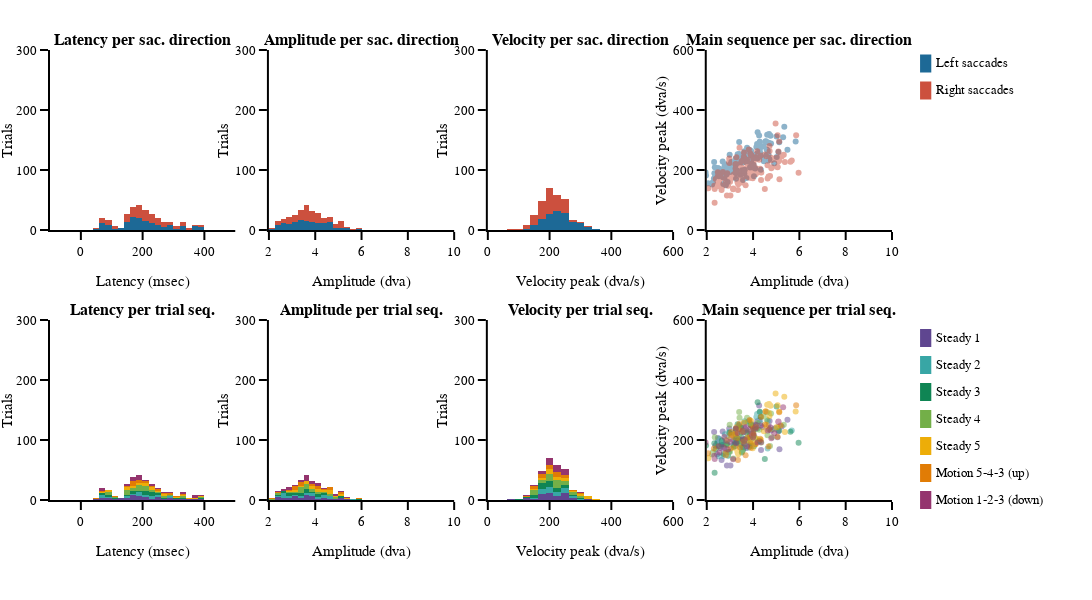

This figure's notebook cell:
### Markdown cell above
#### Saccade parameter graph

### Code cell
# figure specific settings
subplot_titles = ('<b>Latency per sac. direction<b>', '<b>Amplitude per sac. direction<b>', '<b>Velocity per sac. direction<b>', '<b>Main sequence per sac. direction<b>',
                  '<b>Latency per trial seq.<b>', '<b>Amplitude per trial seq.<b>', '<b>Velocity per trial seq.<b>', '<b>Main sequence per trial seq.<b>',)
# subplot settings
rows, cols = 2, 4
leg_mergin = 200
fig_height, fig_width = 600,350*4+leg_mergin
column_widths,row_heights = [1,1,1,1],[1,1]
sb_specs = [[{},{},{},{}],[{},{},{},{}]]
fig = make_subplots(rows=rows, cols=cols, print_grid=False, vertical_spacing=0.2, horizontal_spacing=0.04, 
                    column_widths=column_widths, row_heights=row_heights, subplot_titles=subplot_titles)

x_legend = 1.05
y_legend_step = 0.06
y_legend_sd = 0.97
y_legend_ts = 0.36
rad_leg = 0.04

# Right / Left saccades
# ---------------------
for sd_num, sd in enumerate(sds):
    # plot
    fig.append_trace(go.Histogram(x=df_all.loc[(df_all.main_sac_trial == 1) & (df_all.saccade_direction == sd_num+1)]['sac_lat_trial'], name=sd, marker_color=sd_cols[sd_num], xbins_size = 20),row=1, col=1)
    fig.append_trace(go.Histogram(x=df_all.loc[(df_all.main_sac_trial == 1) & (df_all.saccade_direction == sd_num+1)]['sac_amp_trial'], name=sd, marker_color=sd_cols[sd_num], xbins_size = 0.25),row=1, col=2)
    fig.append_trace(go.Histogram(x=df_all.loc[(df_all.main_sac_trial == 1) & (df_all.saccade_direction == sd_num+1)]['sac_vpeak_trial'], name=sd, marker_color=sd_cols[sd_num], xbins_size = 25),row=1, col=3)
    fig.append_trace(go.Scatter(x=df_all.loc[(df_all.main_sac_trial == 1) & (df_all.saccade_direction == sd_num+1)]['sac_amp_trial'],
                                y=df_all.loc[(df_all.main_sac_trial == 1) & (df_all.saccade_direction == sd_num+1)]['sac_vpeak_trial'],name=sd, mode='markers',marker_color=sd_cols[sd_num],
                                line_width=0, opacity=0.5
                               ),row=1, col=4)
    
    # legend
    fig.add_annotation(xref='paper', yref='paper', x=x_legend, y=y_legend_sd-y_legend_step*sd_num, 
                       text=sd, showarrow=False, font_size = template_specs['axes_font_size'],xanchor = 'left', yanchor='middle')
    fig.add_shape(type='rect',xref='paper', yref='paper', fillcolor=sd_cols[sd_num],line_width=0,
                  x0=x_legend-0.01-rad_leg/6, y0=y_legend_sd-y_legend_step*sd_num-rad_leg/2, 
                  x1=x_legend-0.01+rad_leg/6, y1=y_legend_sd-y_legend_step*sd_num+rad_leg/2)

# Trials sequence
# ---------------
for ts_num, ts in enumerate(tss):
    # plot
    fig.append_trace(go.Histogram(x=df_all.loc[(df_all.main_sac_trial == 1) & (df_all.trial_sequence == ts_num+1)]['sac_lat_trial'], name=ts, marker_color=ts_cols[ts_num], xbins_size = 20),row=2, col=1)
    fig.append_trace(go.Histogram(x=df_all.loc[(df_all.main_sac_trial == 1) & (df_all.trial_sequence == ts_num+1)]['sac_amp_trial'], name=ts, marker_color=ts_cols[ts_num], xbins_size = 0.25),row=2, col=2)
    fig.append_trace(go.Histogram(x=df_all.loc[(df_all.main_sac_trial == 1) & (df_all.trial_sequence == ts_num+1)]['sac_vpeak_trial'], name=ts, marker_color=ts_cols[ts_num], xbins_size = 25),row=2, col=3)
    fig.append_trace(go.Scatter(x=df_all.loc[(df_all.main_sac_trial == 1) & (df_all.trial_sequence == ts_num+1)]['sac_amp_trial'],
                                y=df_all.loc[(df_all.main_sac_trial == 1) & (df_all.trial_sequence == ts_num+1)]['sac_vpeak_trial'],name=ts, mode='markers',marker_color=ts_cols[ts_num],
                                line_width=0, opacity=0.5
                               ),row=2, col=4)
    
    # legend
    fig.add_annotation(xref='paper', yref='paper', x=x_legend, y=y_legend_ts-(y_legend_step*ts_num), 
                       text=ts, showarrow=False, font_size = template_specs['axes_font_size'], xanchor = 'left', yanchor='middle')
    fig.add_shape(type='rect',xref='paper', yref='paper', fillcolor=ts_cols[ts_num],line_width=0,
                  x0=x_legend-0.01-rad_leg/6, y0=y_legend_ts-y_legend_step*ts_num-rad_leg/2, 
                  x1=x_legend-0.01+rad_leg/6, y1=y_legend_ts-y_legend_step*ts_num+rad_leg/2)

# axes settings
for row in np.arange(rows):
    for col in np.arange(cols):
        fig.update_xaxes(visible=True, ticklen=8, linewidth=template_specs['axes_width'], row=row+1, col=col+1)
        fig.update_yaxes(visible=True, ticklen=8, linewidth=template_specs['axes_width'], range=[0,300], title='Trials',row=row+1, col=col+1)

fig.layout.update(xaxis_range =[-100,500],  xaxis5_range=[-100,500], 
                  xaxis2_range=[2,10],   xaxis6_range=[2,10],
                  xaxis3_range=[0,600],  xaxis7_range=[0,600],
                  xaxis4_range=[2,10],   xaxis8_range=[2,10],
                  yaxis4_range=[0,600],  yaxis8_range=[0,600],    
                  xaxis_title ='Latency (msec)',        xaxis5_title='Latency (msec)',
                  xaxis2_title='Amplitude (dva)',       xaxis6_title='Amplitude (dva)',
                  xaxis3_title='Velocity peak (dva/s)', xaxis7_title='Velocity peak (dva/s)',
                  xaxis4_title='Amplitude (dva)',       xaxis8_title='Amplitude (dva)',
                  yaxis4_title='Velocity peak (dva/s)', yaxis8_title='Velocity peak (dva/s)',
                 )
    
# Save figure
fig.layout.update(template=fig_template, width=fig_width, height=fig_height, margin_l=50, margin_r=leg_mergin, margin_t=50, margin_b=100, barmode='stack', showlegend=False)
fig.show()
if not os.path.exists(fig_dir):os.mkdir(fig_dir)    
fig.write_image('{}/{}_saccade_dist.pdf'.format(fig_dir, subject))

### Figure 1 — Plotly figure (JSON) as saved in the notebook; plotly's stock layout.template omitted (floating-point values rounded to 4 significant figures; data arrays with more than 128 entries replaced by an {"elided": "..."} marker saying what was removed)
{"data": [{"marker": {"color": "rgb(29, 105, 150)"}, "name": "Left saccades", "type": "histogram", "x": {"elided": "147 int values"}, "xaxis": "x", "xbins": {"size": 20}, "yaxis": "y"}, {"marker": {"color": "rgb(29, 105, 150)"}, "name": "Left saccades", "type": "histogram", "x": {"elided": "147 float values"}, "xaxis": "x2", "xbins": {"size": 0.25}, "yaxis": "y2"}, {"marker": {"color": "rgb(29, 105, 150)"}, "name": "Left saccades", "type": "histogram", "x": {"elided": "147 float values"}, "xaxis": "x3", "xbins": {"size": 25}, "yaxis": "y3"}, {"line": {"width": 0}, "marker": {"color": "rgb(29, 105, 150)"}, "mode": "markers", "name": "Left saccades", "opacity": 0.5, "type": "scatter", "x": {"elided": "147 float values"}, "xaxis": "x4", "y": {"elided": "147 float values"}, "yaxis": "y4"}, {"marker": {"color": "rgb(204, 80, 62)"}, "name": "Right saccades", "type": "histogram", "x": {"elided": "157 int values"}, "xaxis": "x", "xbins": {"size": 20}, "yaxis": "y"}, {"marker": {"color": "rgb(204, 80, 62)"}, "name": "Right saccades", "type": "histogram", "x": {"elided": "157 float values"}, "xaxis": "x2", "xbins": {"size": 0.25}, "yaxis": "y2"}, {"marker": {"color": "rgb(204, 80, 62)"}, "name": "Right saccades", "type": "histogram", "x": {"elided": "157 float values"}, "xaxis": "x3", "xbins": {"size": 25}, "yaxis": "y3"}, {"line": {"width": 0}, "marker": {"color": "rgb(204, 80, 62)"}, "mode": "markers", "name": "Right saccades", "opacity": 0.5, "type": "scatter", "x": {"elided": "157 float values"}, "xaxis": "x4", "y": {"elided": "157 float values"}, "yaxis": "y4"}, {"marker": {"color": "rgb(95, 70, 144)"}, "name": "Steady 1", "type": "histogram", "x": [343, 201, 148, 167, 171, 193, 213, 297, 86, 296, 339, 177, 180, 258, 190, 151, 255, 264, 89, 234, 206, 181, 377, 73, 75, 136, 173, 301, 228, 178, 381, 245, 193, 248, 158, 208, 91, 137, 206, 175, 115, 280, 163, 251, 171, 109, 189, 80, 53, 128, 70], "xaxis": "x5", "xbins": {"size": 20}, "yaxis": "y5"}, {"marker": {"color": "rgb(95, 70, 144)"}, "name": "Steady 1", "type": "histogram", "x": [3.622, 5.093, 4.772, 4.178, 3.599, 5.235, 4.261, 5.055, 4.949, 3.2, 5.139, 2.449, 2.319, 2.687, 3.558, 4.288, 3.852, 4.714, 3.976, 4.344, 3.817, 3.261, 5.485, 3.713, 3.569, 3.645, 3.865, 2.373, 3.075, 2.451, 2.612, 2.766, 3.22, 2.872, 3.876, 2.676, 1.863, 4.669, 3.087, 2.479, 3.959, 3.301, 3.521, 3.022, 2.64, 1.235, 3.036, 4.411, 2.971, 3.389, 3.713], "xaxis": "x6", "xbins": {"size": 0.25}, "yaxis": "y6"}, {"marker": {"color": "rgb(95, 70, 144)"}, "name": "Steady 1", "type": "histogram", "x": [240.4, 229.3, 231.9, 262.3, 243.0, 245.1, 315.3, 208.9, 239.2, 193.0, 169.3, 152.7, 226.8, 228.0, 243.8, 266.4, 179.0, 263.6, 251.4, 166.3, 262.8, 193.3, 267.1, 234.4, 175.8, 256.8, 221.1, 181.0, 219.6, 191.1, 172.8, 173.2, 178.8, 115.2, 208.3, 183.7, 119.7, 249.8, 204.1, 206.9, 246.9, 198.1, 199.6, 114.7, 133.0, 69.52, 204.3, 242.8, 238.2, 197.0, 173.6], "xaxis": "x7", "xbins": {"size": 25}, "yaxis": "y7"}, {"line": {"width": 0}, "marker": {"color": "rgb(95, 70, 144)"}, "mode": "markers", "name": "Steady 1", "opacity": 0.5, "type": "scatter", "x": [3.622, 5.093, 4.772, 4.178, 3.599, 5.235, 4.261, 5.055, 4.949, 3.2, 5.139, 2.449, 2.319, 2.687, 3.558, 4.288, 3.852, 4.714, 3.976, 4.344, 3.817, 3.261, 5.485, 3.713, 3.569, 3.645, 3.865, 2.373, 3.075, 2.451, 2.612, 2.766, 3.22, 2.872, 3.876, 2.676, 1.863, 4.669, 3.087, 2.479, 3.959, 3.301, 3.521, 3.022, 2.64, 1.235, 3.036, 4.411, 2.971, 3.389, 3.713], "xaxis": "x8", "y": [240.4, 229.3, 231.9, 262.3, 243.0, 245.1, 315.3, 208.9, 239.2, 193.0, 169.3, 152.7, 226.8, 228.0, 243.8, 266.4, 179.0, 263.6, 251.4, 166.3, 262.8, 193.3, 267.1, 234.4, 175.8, 256.8, 221.1, 181.0, 219.6, 191.1, 172.8, 173.2, 178.8, 115.2, 208.3, 183.7, 119.7, 249.8, 204.1, 206.9, 246.9, 198.1, 199.6, 114.7, 133.0, 69.52, 204.3, 242.8, 238.2, 197.0, 173.6], "yaxis": "y8"}, {"marker": {"color": "rgb(56, 166, 165)"}, "name": "Steady 2", "type": "histogram", "x": [215, 72, 297, 304, 244, 158, 334, 160, 390, 156, 223, 145, 187, 257, 206, 210, 252, 287, 188, 241, 194, 79, 233, 64, 193, 189, 226, 213, 135, 64, 285, 162, 60, 199, 90, 185, 56, 223, 182, 148, 77], "xaxis": "x5", "xbins": {"size": 20}, "yaxis": "y5"}, {"marker": {"color": "rgb(56, 166, 165)"}, "name": "Steady 2", "type": "histogram", "x": [2.695, 5.671, 2.784, 2.882, 3.879, 4.142, 4.636, 4.293, 3.403, 3.516, 2.506, 4.595, 4.173, 4.217, 2.622, 3.303, 2.535, 2.48, 3.293, 2.872, 3.817, 4.628, 2.504, 3.627, 4.28, 3.627, 4.268, 3.105, 3.992, 2.605, 1.208, 2.694, 4.703, 4.312, 4.085, 3.887, 3.134, 1.869, 3.771, 2.966, 2.63], "xaxis": "x6", "xbins": {"size": 0.25}, "yaxis": "y6"}, {"marker": {"color": "rgb(56, 166, 165)"}, "name": "Steady 2", "type": "histogram", "x": [193.6, 231.3, 218.8, 188.8, 255.3, 277.0, 264.4, 292.6, 249.2, 208.3, 146.1, 292.7, 286.5, 195.3, 185.1, 208.4, 204.5, 192.9, 191.9, 213.6, 175.4, 171.3, 183.1, 187.6, 197.3, 262.4, 256.7, 224.2, 248.8, 178.6, 138.1, 146.7, 235.5, 256.8, 242.0, 250.6, 183.0, 186.2, 185.2, 227.1, 197.2], "xaxis": "x7", "xbins": {"size": 25}, "yaxis": "y7"}, {"line": {"width": 0}, "marker": {"color": "rgb(56, 166, 165)"}, "mode": "markers", "name": "Steady 2", "opacity": 0.5, "type": "scatter", "x": [2.695, 5.671, 2.784, 2.882, 3.879, 4.142, 4.636, 4.293, 3.403, 3.516, 2.506, 4.595, 4.173, 4.217, 2.622, 3.303, 2.535, 2.48, 3.293, 2.872, 3.817, 4.628, 2.504, 3.627, 4.28, 3.627, 4.268, 3.105, 3.992, 2.605, 1.208, 2.694, 4.703, 4.312, 4.085, 3.887, 3.134, 1.869, 3.771, 2.966, 2.63], "xaxis": "x8", "y": [193.6, 231.3, 218.8, 188.8, 255.3, 277.0, 264.4, 292.6, 249.2, 208.3, 146.1, 292.7, 286.5, 195.3, 185.1, 208.4, 204.5, 192.9, 191.9, 213.6, 175.4, 171.3, 183.1, 187.6, 197.3, 262.4, 256.7, 224.2, 248.8, 178.6, 138.1, 146.7, 235.5, 256.8, 242.0, 250.6, 183.0, 186.2, 185.2, 227.1, 197.2], "yaxis": "y8"}, {"marker": {"color": "rgb(15, 133, 84)"}, "name": "Steady 3", "type": "histogram", "x": [233, 220, 214, 349, 233, 362, 317, 243, 226, 274, 337, 399, 231, 285, 186, 210, 71, 263, 337, 275, 218, 67, 163, 80, 96, 229, 160, 204, 102, 113, 163, 389, 204, 200, 148, 169, 149, 162, 88, 256, 226, 85, 223], "xaxis": "x5", "xbins": {"size": 20}, "yaxis": "y5"}, {"marker": {"color": "rgb(15, 133, 84)"}, "name": "Steady 3", "type": "histogram", "x": [3.334, 5.127, 2.639, 3.908, 3.749, 1.199, 4.197, 3.498, 2.975, 5.613, 5.966, 3.154, 3.398, 4.186, 4.288, 3.474, 4.277, 2.715, 1.968, 4.044, 3.953, 4.038, 3.655, 3.245, 3.246, 2.662, 3.716, 3.515, 2.386, 2.922, 2.866, 2.329, 3.501, 3.457, 4.508, 2.339, 2.958, 4.325, 3.231, 3.613, 5.013, 3.565, 4.028], "xaxis": "x6", "xbins": {"size": 0.25}, "yaxis": "y6"}, {"marker": {"color": "rgb(15, 133, 84)"}, "name": "Steady 3", "type": "histogram", "x": [252.9, 231.0, 185.0, 249.7, 205.9, 154.6, 326.2, 224.8, 223.5, 227.1, 191.1, 176.3, 202.2, 238.0, 294.2, 240.9, 196.8, 153.1, 181.9, 234.0, 181.2, 178.8, 203.2, 204.9, 237.8, 199.3, 224.3, 158.3, 170.0, 147.2, 185.6, 189.3, 173.6, 185.6, 136.7, 90.87, 159.7, 276.6, 189.8, 197.5, 312.1, 167.0, 213.8], "xaxis": "x7", "xbins": {"size": 25}, "yaxis": "y7"}, {"line": {"width": 0}, "marker": {"color": "rgb(15, 133, 84)"}, "mode": "markers", "name": "Steady 3", "opacity": 0.5, "type": "scatter", "x": [3.334, 5.127, 2.639, 3.908, 3.749, 1.199, 4.197, 3.498, 2.975, 5.613, 5.966, 3.154, 3.398, 4.186, 4.288, 3.474, 4.277, 2.715, 1.968, 4.044, 3.953, 4.038, 3.655, 3.245, 3.246, 2.662, 3.716, 3.515, 2.386, 2.922, 2.866, 2.329, 3.501, 3.457, 4.508, 2.339, 2.958, 4.325, 3.231, 3.613, 5.013, 3.565, 4.028], "xaxis": "x8", "y": [252.9, 231.0, 185.0, 249.7, 205.9, 154.6, 326.2, 224.8, 223.5, 227.1, 191.1, 176.3, 202.2, 238.0, 294.2, 240.9, 196.8, 153.1, 181.9, 234.0, 181.2, 178.8, 203.2, 204.9, 237.8, 199.3, 224.3, 158.3, 170.0, 147.2, 185.6, 189.3, 173.6, 185.6, 136.7, 90.87, 159.7, 276.6, 189.8, 197.5, 312.1, 167.0, 213.8], "yaxis": "y8"}, {"marker": {"color": "rgb(115, 175, 72)"}, "name": "Steady 4", "type": "histogram", "x": [223, 200, 208, 151, 140, 171, 277, 210, 206, 170, 388, 184, 249, 205, 278, 254, 218, 260, 190, 152, 338, 80, 183, 184, 215, 150, 315, 294, 146, 192, 183, 166, 226, 171, 181, 323, 188, 146, 212, 76, 81, 186, 208, 91, 178, 195, 87, 145, 118], "xaxis": "x5", "xbins": {"size": 20}, "yaxis": "y5"}, {"marker": {"color": "rgb(115, 175, 72)"}, "name": "Steady 4", "type": "histogram", "x": [4.008, 5.073, 3.415, 3.741, 4.266, 3.524, 5.327, 4.355, 4.198, 4.451, 3.461, 3.936, 4.818, 3.608, 3.585, 2.474, 3.768, 3.4, 3.4, 2.902, 4.733, 4.623, 3.252, 2.262, 2.866, 4.095, 4.006, 3.779, 3.883, 3.573, 3.534, 3.147, 3.423, 3.269, 3.428, 3.398, 3.506, 4.586, 2.347, 3.461, 2.231, 1.513, 3.622, 3.006, 2.989, 3.82, 3.622, 4.888, 4.776], "xaxis": "x6", "xbins": {"size": 0.25}, "yaxis": "y6"}, {"marker": {"color": "rgb(115, 175, 72)"}, "name": "Steady 4", "type": "histogram", "x": [225.2, 241.9, 274.5, 273.8, 234.4, 161.9, 251.0, 191.9, 256.5, 279.5, 240.5, 203.2, 208.9, 187.7, 192.0, 177.9, 228.7, 198.3, 293.5, 159.8, 179.8, 216.2, 219.8, 159.3, 182.9, 205.1, 236.7, 261.2, 192.8, 229.9, 187.9, 138.0, 218.8, 234.9, 190.2, 237.1, 228.9, 267.9, 209.3, 184.6, 151.4, 145.2, 184.5, 160.8, 250.7, 268.1, 229.5, 235.5, 288.4], "xaxis": "x7", "xbins": {"size": 25}, "yaxis": "y7"}, {"line": {"width": 0}, "marker": {"color": "rgb(115, 175, 72)"}, "mode": "markers", "name": "Steady 4", "opacity": 0.5, "type": "scatter", "x": [4.008, 5.073, 3.415, 3.741, 4.266, 3.524, 5.327, 4.355, 4.198, 4.451, 3.461, 3.936, 4.818, 3.608, 3.585, 2.474, 3.768, 3.4, 3.4, 2.902, 4.733, 4.623, 3.252, 2.262, 2.866, 4.095, 4.006, 3.779, 3.883, 3.573, 3.534, 3.147, 3.423, 3.269, 3.428, 3.398, 3.506, 4.586, 2.347, 3.461, 2.231, 1.513, 3.622, 3.006, 2.989, 3.82, 3.622, 4.888, 4.776], "xaxis": "x8", "y": [225.2, 241.9, 274.5, 273.8, 234.4, 161.9, 251.0, 191.9, 256.5, 279.5, 240.5, 203.2, 208.9, 187.7, 192.0, 177.9, 228.7, 198.3, 293.5, 159.8, 179.8, 216.2, 219.8, 159.3, 182.9, 205.1, 236.7, 261.2, 192.8, 229.9, 187.9, 138.0, 218.8, 234.9, 190.2, 237.1, 228.9, 267.9, 209.3, 184.6, 151.4, 145.2, 184.5, 160.8, 250.7, 268.1, 229.5, 235.5, 288.4], "yaxis": "y8"}, {"marker": {"color": "rgb(237, 173, 8)"}, "name": "Steady 5", "type": "histogram", "x": [232, 196, 256, 369, 63, 266, 352, 231, 392, 325, 212, 280, 200, 196, 334, 179, 308, 247, 265, 237, 170, 219, 157, 211, 327, 366, 268, 145, 237, 186, 159, 154, 92, 229, 158, 147, 172, 82, 87], "xaxis": "x5", "xbins": {"size": 20}, "yaxis": "y5"}, {"marker": {"color": "rgb(237, 173, 8)"}, "name": "Steady 5", "type": "histogram", "x": [4.711, 5.06, 4.609, 4.585, 4.001, 3.925, 5.128, 4.972, 4.757, 3.876, 5.373, 4.574, 3.683, 5.349, 4.69, 4.555, 3.964, 3.094, 5.839, 4.337, 4.167, 4.126, 5.021, 4.678, 3.579, 4.465, 4.054, 3.329, 4.092, 3.187, 3.528, 2.071, 3.359, 3.262, 2.89, 3.985, 3.24, 3.606, 3.917], "xaxis": "x6", "xbins": {"size": 0.25}, "yaxis": "y6"}, {"marker": {"color": "rgb(237, 173, 8)"}, "name": "Steady 5", "type": "histogram", "x": [280.0, 316.2, 317.9, 251.1, 216.0, 248.7, 295.2, 354.9, 314.6, 210.2, 226.5, 245.4, 199.0, 344.4, 319.9, 295.5, 194.0, 217.1, 295.3, 200.8, 200.5, 206.2, 243.6, 290.9, 194.9, 229.0, 205.6, 158.8, 186.0, 174.9, 228.8, 138.9, 152.7, 171.1, 201.2, 172.3, 222.1, 258.3, 263.7], "xaxis": "x7", "xbins": {"size": 25}, "yaxis": "y7"}, {"line": {"width": 0}, "marker": {"color": "rgb(237, 173, 8)"}, "mode": "markers", "name": "Steady 5", "opacity": 0.5, "type": "scatter", "x": [4.711, 5.06, 4.609, 4.585, 4.001, 3.925, 5.128, 4.972, 4.757, 3.876, 5.373, 4.574, 3.683, 5.349, 4.69, 4.555, 3.964, 3.094, 5.839, 4.337, 4.167, 4.126, 5.021, 4.678, 3.579, 4.465, 4.054, 3.329, 4.092, 3.187, 3.528, 2.071, 3.359, 3.262, 2.89, 3.985, 3.24, 3.606, 3.917], "xaxis": "x8", "y": [280.0, 316.2, 317.9, 251.1, 216.0, 248.7, 295.2, 354.9, 314.6, 210.2, 226.5, 245.4, 199.0, 344.4, 319.9, 295.5, 194.0, 217.1, 295.3, 200.8, 200.5, 206.2, 243.6, 290.9, 194.9, 229.0, 205.6, 158.8, 186.0, 174.9, 228.8, 138.9, 152.7, 171.1, 201.2, 172.3, 222.1, 258.3, 263.7], "yaxis": "y8"}, {"marker": {"color": "rgb(225, 124, 5)"}, "name": "Motion 5-4-3 (up)", "type": "histogram", "x": [280, 61, 399, 231, 295, 191, 192, 183, 179, 313, 182, 326, 268, 162, 174, 178, 168, 181, 225, 118, 238, 289, 262, 173, 203, 166, 213, 209, 205, 156, 177, 240, 250, 192, 73, 242, 53], "xaxis": "x5", "xbins": {"size": 20}, "yaxis": "y5"}, {"marker": {"color": "rgb(225, 124, 5)"}, "name": "Motion 5-4-3 (up)", "type": "histogram", "x": [4.013, 5.861, 5.192, 2.056, 3.309, 3.401, 4.533, 4.347, 4.515, 5.057, 4.122, 4.305, 25.86, 4.105, 3.278, 3.236, 3.021, 3.899, 3.435, 3.242, 4.669, 4.694, 3.059, 3.155, 3.759, 2.821, 3.678, 3.883, 3.389, 2.822, 1.826, 2.309, 3.348, 3.029, 3.853, 4.003, 5.132], "xaxis": "x6", "xbins": {"size": 0.25}, "yaxis": "y6"}, {"marker": {"color": "rgb(225, 124, 5)"}, "name": "Motion 5-4-3 (up)", "type": "histogram", "x": [221.5, 315.8, 248.5, 155.6, 205.4, 253.1, 294.9, 277.3, 252.0, 210.7, 242.9, 204.1, 7100.0, 185.8, 242.5, 213.1, 218.4, 174.2, 174.8, 218.7, 178.7, 235.0, 226.8, 210.0, 208.6, 156.3, 148.9, 188.9, 236.2, 149.3, 134.5, 171.5, 133.1, 172.0, 267.0, 239.2, 292.6], "xaxis": "x7", "xbins": {"size": 25}, "yaxis": "y7"}, {"line": {"width": 0}, "marker": {"color": "rgb(225, 124, 5)"}, "mode": "markers", "name": "Motion 5-4-3 (up)", "opacity": 0.5, "type": "scatter", "x": [4.013, 5.861, 5.192, 2.056, 3.309, 3.401, 4.533, 4.347, 4.515, 5.057, 4.122, 4.305, 25.86, 4.105, 3.278, 3.236, 3.021, 3.899, 3.435, 3.242, 4.669, 4.694, 3.059, 3.155, 3.759, 2.821, 3.678, 3.883, 3.389, 2.822, 1.826, 2.309, 3.348, 3.029, 3.853, 4.003, 5.132], "xaxis": "x8", "y": [221.5, 315.8, 248.5, 155.6, 205.4, 253.1, 294.9, 277.3, 252.0, 210.7, 242.9, 204.1, 7100.0, 185.8, 242.5, 213.1, 218.4, 174.2, 174.8, 218.7, 178.7, 235.0, 226.8, 210.0, 208.6, 156.3, 148.9, 188.9, 236.2, 149.3, 134.5, 171.5, 133.1, 172.0, 267.0, 239.2, 292.6], "yaxis": "y8"}, {"marker": {"color": "rgb(148, 52, 110)"}, "name": "Motion 1-2-3 (down)", "type": "histogram", "x": [367, 187, 154, 253, 86, 197, 398, 198, 284, 215, 252, 309, 329, 161, 366, 153, 234, 372, 342, 197, 149, 63, 201, 195, 190, 324, 331, 174, 165, 162, 190, 267, 289, 64, 172, 153, 79, 170, 72, 73, 368, 162, 232, 163], "xaxis": "x5", "xbins": {"size": 20}, "yaxis": "y5"}, {"marker": {"color": "rgb(148, 52, 110)"}, "name": "Motion 1-2-3 (down)", "type": "histogram", "x": [4.757, 3.677, 2.343, 4.333, 3.818, 4.166, 5.299, 4.114, 3.616, 2.914, 3.946, 3.555, 4.064, 3.591, 5.095, 4.34, 3.735, 1.949, 2.811, 3.74, 3.999, 4.914, 2.84, 4.631, 4.023, 3.56, 2.759, 2.545, 3.928, 5.094, 4.193, 3.254, 3.643, 3.138, 3.008, 2.323, 3.263, 4.789, 2.7, 3.622, 2.517, 3.333, 1.639, 4.129], "xaxis": "x6", "xbins": {"size": 0.25}, "yaxis": "y6"}, {"marker": {"color": "rgb(148, 52, 110)"}, "name": "Motion 1-2-3 (down)", "type": "histogram", "x": [241.7, 242.3, 136.8, 248.1, 236.7, 246.6, 308.8, 238.1, 188.5, 168.6, 216.4, 202.6, 238.1, 226.1, 261.5, 192.4, 179.5, 191.9, 171.1, 233.9, 208.5, 222.2, 197.9, 232.0, 216.8, 231.9, 209.7, 158.3, 224.2, 260.3, 191.6, 237.3, 200.8, 135.7, 193.3, 147.4, 189.2, 205.6, 175.6, 230.2, 179.4, 223.5, 173.4, 250.4], "xaxis": "x7", "xbins": {"size": 25}, "yaxis": "y7"}, {"line": {"width": 0}, "marker": {"color": "rgb(148, 52, 110)"}, "mode": "markers", "name": "Motion 1-2-3 (down)", "opacity": 0.5, "type": "scatter", "x": [4.757, 3.677, 2.343, 4.333, 3.818, 4.166, 5.299, 4.114, 3.616, 2.914, 3.946, 3.555, 4.064, 3.591, 5.095, 4.34, 3.735, 1.949, 2.811, 3.74, 3.999, 4.914, 2.84, 4.631, 4.023, 3.56, 2.759, 2.545, 3.928, 5.094, 4.193, 3.254, 3.643, 3.138, 3.008, 2.323, 3.263, 4.789, 2.7, 3.622, 2.517, 3.333, 1.639, 4.129], "xaxis": "x8", "y": [241.7, 242.3, 136.8, 248.1, 236.7, 246.6, 308.8, 238.1, 188.5, 168.6, 216.4, 202.6, 238.1, 226.1, 261.5, 192.4, 179.5, 191.9, 171.1, 233.9, 208.5, 222.2, 197.9, 232.0, 216.8, 231.9, 209.7, 158.3, 224.2, 260.3, 191.6, 237.3, 200.8, 135.7, 193.3, 147.4, 189.2, 205.6, 175.6, 230.2, 179.4, 223.5, 173.4, 250.4], "yaxis": "y8"}], "layout": {"annotations": [{"font": {"size": 16}, "showarrow": false, "text": "<b>Latency per sac. direction<b>", "x": 0.11, "xanchor": "center", "xref": "paper", "y": 1, "yanchor": "bottom", "yref": "paper"}, {"font": {"size": 16}, "showarrow": false, "text": "<b>Amplitude per sac. direction<b>", "x": 0.37, "xanchor": "center", "xref": "paper", "y": 1, "yanchor": "bottom", "yref": "paper"}, {"font": {"size": 16}, "showarrow": false, "text": "<b>Velocity per sac. direction<b>", "x": 0.63, "xanchor": "center", "xref": "paper", "y": 1, "yanchor": "bottom", "yref": "paper"}, {"font": {"size": 16}, "showarrow": false, "text": "<b>Main sequence per sac. direction<b>", "x": 0.89, "xanchor": "center", "xref": "paper", "y": 1, "yanchor": "bottom", "yref": "paper"}, {"font": {"size": 16}, "showarrow": false, "text": "<b>Latency per trial seq.<b>", "x": 0.11, "xanchor": "center", "xref": "paper", "y": 0.4, "yanchor": "bottom", "yref": "paper"}, {"font": {"size": 16}, "showarrow": false, "text": "<b>Amplitude per trial seq.<b>", "x": 0.37, "xanchor": "center", "xref": "paper", "y": 0.4, "yanchor": "bottom", "yref": "paper"}, {"font": {"size": 16}, "showarrow": false, "text": "<b>Velocity per trial seq.<b>", "x": 0.63, "xanchor": "center", "xref": "paper", "y": 0.4, "yanchor": "bottom", "yref": "paper"}, {"font": {"size": 16}, "showarrow": false, "text": "<b>Main sequence per trial seq.<b>", "x": 0.89, "xanchor": "center", "xref": "paper", "y": 0.4, "yanchor": "bottom", "yref": "paper"}, {"font": {"size": 13}, "showarrow": false, "text": "Left saccades", "x": 1.05, "xanchor": "left", "xref": "paper", "y": 0.97, "yanchor": "middle", "yref": "paper"}, {"font": {"size": 13}, "showarrow": false, "text": "Right saccades", "x": 1.05, "xanchor": "left", "xref": "paper", "y": 0.91, "yanchor": "middle", "yref": "paper"}, {"font": {"size": 13}, "showarrow": false, "text": "Steady 1", "x": 1.05, "xanchor": "left", "xref": "paper", "y": 0.36, "yanchor": "middle", "yref": "paper"}, {"font": {"size": 13}, "showarrow": false, "text": "Steady 2", "x": 1.05, "xanchor": "left", "xref": "paper", "y": 0.3, "yanchor": "middle", "yref": "paper"}, {"font": {"size": 13}, "showarrow": false, "text": "Steady 3", "x": 1.05, "xanchor": "left", "xref": "paper", "y": 0.24, "yanchor": "middle", "yref": "paper"}, {"font": {"size": 13}, "showarrow": false, "text": "Steady 4", "x": 1.05, "xanchor": "left", "xref": "paper", "y": 0.18, "yanchor": "middle", "yref": "paper"}, {"font": {"size": 13}, "showarrow": false, "text": "Steady 5", "x": 1.05, "xanchor": "left", "xref": "paper", "y": 0.12, "yanchor": "middle", "yref": "paper"}, {"font": {"size": 13}, "showarrow": false, "text": "Motion 5-4-3 (up)", "x": 1.05, "xanchor": "left", "xref": "paper", "y": 0.06, "yanchor": "middle", "yref": "paper"}, {"font": {"size": 13}, "showarrow": false, "text": "Motion 1-2-3 (down)", "x": 1.05, "xanchor": "left", "xref": "paper", "y": 0, "yanchor": "middle", "yref": "paper"}], "barmode": "stack", "height": 600, "margin": {"b": 100, "l": 50, "r": 200, "t": 50}, "shapes": [{"fillcolor": "rgb(29, 105, 150)", "line": {"width": 0}, "type": "rect", "x0": 1.033, "x1": 1.047, "xref": "paper", "y0": 0.95, "y1": 0.99, "yref": "paper"}, {"fillcolor": "rgb(204, 80, 62)", "line": {"width": 0}, "type": "rect", "x0": 1.033, "x1": 1.047, "xref": "paper", "y0": 0.89, "y1": 0.93, "yref": "paper"}, {"fillcolor": "rgb(95, 70, 144)", "line": {"width": 0}, "type": "rect", "x0": 1.033, "x1": 1.047, "xref": "paper", "y0": 0.34, "y1": 0.38, "yref": "paper"}, {"fillcolor": "rgb(56, 166, 165)", "line": {"width": 0}, "type": "rect", "x0": 1.033, "x1": 1.047, "xref": "paper", "y0": 0.28, "y1": 0.32, "yref": "paper"}, {"fillcolor": "rgb(15, 133, 84)", "line": {"width": 0}, "type": "rect", "x0": 1.033, "x1": 1.047, "xref": "paper", "y0": 0.22, "y1": 0.26, "yref": "paper"}, {"fillcolor": "rgb(115, 175, 72)", "line": {"width": 0}, "type": "rect", "x0": 1.033, "x1": 1.047, "xref": "paper", "y0": 0.16, "y1": 0.2, "yref": "paper"}, {"fillcolor": "rgb(237, 173, 8)", "line": {"width": 0}, "type": "rect", "x0": 1.033, "x1": 1.047, "xref": "paper", "y0": 0.1, "y1": 0.14, "yref": "paper"}, {"fillcolor": "rgb(225, 124, 5)", "line": {"width": 0}, "type": "rect", "x0": 1.033, "x1": 1.047, "xref": "paper", "y0": 0.04, "y1": 0.08, "yref": "paper"}, {"fillcolor": "rgb(148, 52, 110)", "line": {"width": 0}, "type": "rect", "x0": 1.033, "x1": 1.047, "xref": "paper", "y0": -0.02, "y1": 0.02, "yref": "paper"}], "showlegend": false, "width": 1600, "xaxis": {"anchor": "y", "domain": [0, 0.22], "linewidth": 2, "range": [-100, 500], "ticklen": 8, "title": {"text": "Latency (msec)"}, "type": "linear", "visible": true}, "xaxis2": {"anchor": "y2", "domain": [0.26, 0.48], "linewidth": 2, "range": [2, 10], "ticklen": 8, "title": {"text": "Amplitude (dva)"}, "type": "linear", "visible": true}, "xaxis3": {"anchor": "y3", "domain": [0.52, 0.74], "linewidth": 2, "range": [0, 600], "ticklen": 8, "title": {"text": "Velocity peak (dva/s)"}, "type": "linear", "visible": true}, "xaxis4": {"anchor": "y4", "domain": [0.78, 1], "linewidth": 2, "range": [2, 10], "ticklen": 8, "title": {"text": "Amplitude (dva)"}, "type": "linear", "visible": true}, "xaxis5": {"anchor": "y5", "domain": [0, 0.22], "linewidth": 2, "range": [-100, 500], "ticklen": 8, "title": {"text": "Latency (msec)"}, "type": "linear", "visible": true}, "xaxis6": {"anchor": "y6", "domain": [0.26, 0.48], "linewidth": 2, "range": [2, 10], "ticklen": 8, "title": {"text": "Amplitude (dva)"}, "type": "linear", "visible": true}, "xaxis7": {"anchor": "y7", "domain": [0.52, 0.74], "linewidth": 2, "range": [0, 600], "ticklen": 8, "title": {"text": "Velocity peak (dva/s)"}, "type": "linear", "visible": true}, "xaxis8": {"anchor": "y8", "domain": [0.78, 1], "linewidth": 2, "range": [2, 10], "ticklen": 8, "title": {"text": "Amplitude (dva)"}, "type": "linear", "visible": true}, "yaxis": {"anchor": "x", "domain": [0.6, 1], "linewidth": 2, "range": [0, 300], "ticklen": 8, "title": {"text": "Trials"}, "visible": true}, "yaxis2": {"anchor": "x2", "domain": [0.6, 1], "linewidth": 2, "range": [0, 300], "ticklen": 8, "title": {"text": "Trials"}, "visible": true}, "yaxis3": {"anchor": "x3", "domain": [0.6, 1], "linewidth": 2, "range": [0, 300], "ticklen": 8, "title": {"text": "Trials"}, "visible": true}, "yaxis4": {"anchor": "x4", "domain": [0.6, 1], "linewidth": 2, "range": [0, 600], "ticklen": 8, "title": {"text": "Velocity peak (dva/s)"}, "type": "linear", "visible": true}, "yaxis5": {"anchor": "x5", "domain": [0, 0.4], "linewidth": 2, "range": [0, 300], "ticklen": 8, "title": {"text": "Trials"}, "visible": true}, "yaxis6": {"anchor": "x6", "domain": [0, 0.4], "linewidth": 2, "range": [0, 300], "ticklen": 8, "title": {"text": "Trials"}, "visible": true}, "yaxis7": {"anchor": "x7", "domain": [0, 0.4], "linewidth": 2, "range": [0, 300], "ticklen": 8, "title": {"text": "Trials"}, "visible": true}, "yaxis8": {"anchor": "x8", "domain": [0, 0.4], "linewidth": 2, "range": [0, 600], "ticklen": 8, "title": {"text": "Velocity peak (dva/s)"}, "type": "linear", "visible": true}}}
